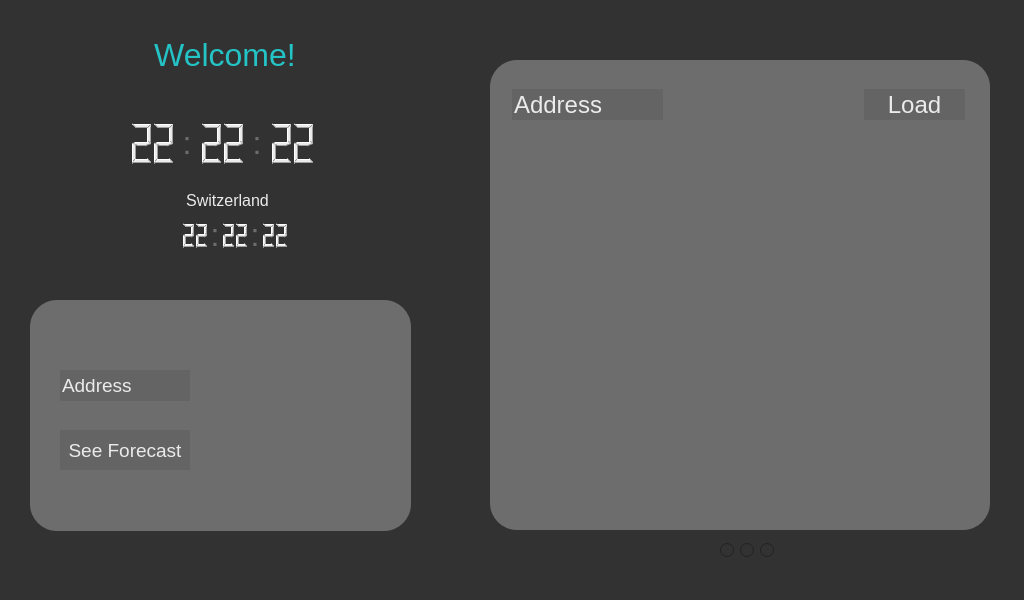
<?xml version="1.0" encoding="UTF-8"?>
<ui version="4.0">
 <class>MainWindow</class>
 <widget class="QMainWindow" name="MainWindow">
  <property name="geometry">
   <rect>
    <x>0</x>
    <y>0</y>
    <width>1024</width>
    <height>600</height>
   </rect>
  </property>
  <property name="windowTitle">
   <string>MainWindow</string>
  </property>
  <property name="styleSheet">
   <string notr="true">background-color: rgb(50, 50, 50)</string>
  </property>
  <widget class="QWidget" name="centralwidget">
   <widget class="QStackedWidget" name="stackedWidget">
    <property name="geometry">
     <rect>
      <x>440</x>
      <y>0</y>
      <width>581</width>
      <height>541</height>
     </rect>
    </property>
    <property name="currentIndex">
     <number>1</number>
    </property>
    <widget class="QWidget" name="todoListPage">
     <widget class="QTableView" name="ToDoList">
      <property name="geometry">
       <rect>
        <x>60</x>
        <y>70</y>
        <width>471</width>
        <height>451</height>
       </rect>
      </property>
      <property name="sizePolicy">
       <sizepolicy hsizetype="Fixed" vsizetype="Fixed">
        <horstretch>0</horstretch>
        <verstretch>0</verstretch>
       </sizepolicy>
      </property>
      <property name="accessibleDescription">
       <string/>
      </property>
      <property name="layoutDirection">
       <enum>Qt::LeftToRight</enum>
      </property>
      <property name="autoFillBackground">
       <bool>false</bool>
      </property>
      <property name="styleSheet">
       <string notr="true">background-color: rgb(109, 109, 109);
</string>
      </property>
      <property name="frameShape">
       <enum>QFrame::NoFrame</enum>
      </property>
      <property name="frameShadow">
       <enum>QFrame::Plain</enum>
      </property>
      <property name="showGrid">
       <bool>false</bool>
      </property>
     </widget>
     <widget class="QLabel" name="toDoListBack">
      <property name="geometry">
       <rect>
        <x>50</x>
        <y>60</y>
        <width>500</width>
        <height>470</height>
       </rect>
      </property>
      <property name="styleSheet">
       <string notr="true">background-color: rgb(109, 109, 109);
border-radius: 27%;</string>
      </property>
      <property name="frameShape">
       <enum>QFrame::NoFrame</enum>
      </property>
      <property name="text">
       <string/>
      </property>
     </widget>
     <zorder>toDoListBack</zorder>
     <zorder>ToDoList</zorder>
    </widget>
    <widget class="QWidget" name="mapPage">
     <widget class="QLabel" name="MapBackground">
      <property name="geometry">
       <rect>
        <x>50</x>
        <y>60</y>
        <width>500</width>
        <height>470</height>
       </rect>
      </property>
      <property name="styleSheet">
       <string notr="true">background-color: rgb(109, 109, 109);
border-radius: 27%</string>
      </property>
      <property name="text">
       <string/>
      </property>
     </widget>
     <widget class="QPushButton" name="MapLoadButton">
      <property name="enabled">
       <bool>true</bool>
      </property>
      <property name="geometry">
       <rect>
        <x>424</x>
        <y>89</y>
        <width>101</width>
        <height>31</height>
       </rect>
      </property>
      <property name="font">
       <font>
        <pointsize>18</pointsize>
        <kerning>false</kerning>
       </font>
      </property>
      <property name="autoFillBackground">
       <bool>false</bool>
      </property>
      <property name="styleSheet">
       <string notr="true">QPushButton#MapLoadButton{
background-color: rgb(100, 100, 100);
border-radius: 25%;
color: rgb(235, 235, 235);
}
QPushButton#MapLoadButton:hover
{
	
	border-color: rgb(30, 39, 67);
	
	
	background-color: rgb(130, 156, 208);
	color:rgb(204, 204, 204);
}</string>
      </property>
      <property name="text">
       <string>Load</string>
      </property>
      <property name="autoDefault">
       <bool>false</bool>
      </property>
      <property name="default">
       <bool>false</bool>
      </property>
      <property name="flat">
       <bool>false</bool>
      </property>
     </widget>
     <widget class="QLineEdit" name="AreaCodeLine">
      <property name="geometry">
       <rect>
        <x>72</x>
        <y>89</y>
        <width>151</width>
        <height>31</height>
       </rect>
      </property>
      <property name="font">
       <font>
        <pointsize>18</pointsize>
       </font>
      </property>
      <property name="layoutDirection">
       <enum>Qt::LeftToRight</enum>
      </property>
      <property name="styleSheet">
       <string notr="true">background-color: rgb(100, 100, 100);
border-color: rgb(109, 109, 109);
color: rgb(235, 235, 235);
border-radius:99%;</string>
      </property>
      <property name="text">
       <string>Address</string>
      </property>
      <property name="frame">
       <bool>false</bool>
      </property>
     </widget>
     <widget class="QLabel" name="Map">
      <property name="geometry">
       <rect>
        <x>70</x>
        <y>140</y>
        <width>461</width>
        <height>371</height>
       </rect>
      </property>
      <property name="styleSheet">
       <string notr="true">background-color: rgb(109, 109, 109);
border-radius: 27%;</string>
      </property>
      <property name="text">
       <string/>
      </property>
     </widget>
    </widget>
    <widget class="QWidget" name="imageDownloadPage">
     <widget class="QLabel" name="imageDownload">
      <property name="geometry">
       <rect>
        <x>50</x>
        <y>60</y>
        <width>500</width>
        <height>470</height>
       </rect>
      </property>
      <property name="styleSheet">
       <string notr="true">background-color: rgb(109, 109, 109);
border-radius: 27%;</string>
      </property>
      <property name="text">
       <string/>
      </property>
     </widget>
    </widget>
   </widget>
   <widget class="QLCDNumber" name="localHourLCD">
    <property name="geometry">
     <rect>
      <x>127</x>
      <y>118</y>
      <width>51</width>
      <height>51</height>
     </rect>
    </property>
    <property name="autoFillBackground">
     <bool>false</bool>
    </property>
    <property name="styleSheet">
     <string notr="true">color: rgb(235, 235, 235);
background-color: rgb(50, 50, 50)</string>
    </property>
    <property name="frameShape">
     <enum>QFrame::NoFrame</enum>
    </property>
    <property name="frameShadow">
     <enum>QFrame::Sunken</enum>
    </property>
    <property name="digitCount">
     <number>2</number>
    </property>
    <property name="segmentStyle">
     <enum>QLCDNumber::Filled</enum>
    </property>
    <property name="value" stdset="0">
     <double>22.000000000000000</double>
    </property>
   </widget>
   <widget class="QLCDNumber" name="localMinuteLCD">
    <property name="geometry">
     <rect>
      <x>197</x>
      <y>118</y>
      <width>51</width>
      <height>51</height>
     </rect>
    </property>
    <property name="styleSheet">
     <string notr="true">color: rgb(235, 235, 235);
background-color: rgb(50, 50, 50)</string>
    </property>
    <property name="frameShape">
     <enum>QFrame::NoFrame</enum>
    </property>
    <property name="digitCount">
     <number>2</number>
    </property>
    <property name="segmentStyle">
     <enum>QLCDNumber::Filled</enum>
    </property>
    <property name="value" stdset="0">
     <double>22.000000000000000</double>
    </property>
   </widget>
   <widget class="QLCDNumber" name="localSecondLCD">
    <property name="geometry">
     <rect>
      <x>267</x>
      <y>118</y>
      <width>51</width>
      <height>51</height>
     </rect>
    </property>
    <property name="styleSheet">
     <string notr="true">color: rgb(235, 235, 235);
background-color: rgb(50, 50, 50)</string>
    </property>
    <property name="frameShape">
     <enum>QFrame::NoFrame</enum>
    </property>
    <property name="digitCount">
     <number>2</number>
    </property>
    <property name="segmentStyle">
     <enum>QLCDNumber::Filled</enum>
    </property>
    <property name="value" stdset="0">
     <double>22.000000000000000</double>
    </property>
   </widget>
   <widget class="QLabel" name="Weather">
    <property name="geometry">
     <rect>
      <x>30</x>
      <y>300</y>
      <width>381</width>
      <height>231</height>
     </rect>
    </property>
    <property name="styleSheet">
     <string notr="true">background-color: rgb(109, 109, 109);
border-radius:27%;</string>
    </property>
    <property name="text">
     <string/>
    </property>
   </widget>
   <widget class="QLabel" name="colonOne">
    <property name="geometry">
     <rect>
      <x>177</x>
      <y>118</y>
      <width>20</width>
      <height>50</height>
     </rect>
    </property>
    <property name="font">
     <font>
      <pointsize>24</pointsize>
     </font>
    </property>
    <property name="styleSheet">
     <string notr="true">color: rgb(109, 109, 109);</string>
    </property>
    <property name="text">
     <string>:</string>
    </property>
    <property name="alignment">
     <set>Qt::AlignCenter</set>
    </property>
   </widget>
   <widget class="QLabel" name="colonTwo">
    <property name="geometry">
     <rect>
      <x>247</x>
      <y>118</y>
      <width>20</width>
      <height>50</height>
     </rect>
    </property>
    <property name="font">
     <font>
      <pointsize>24</pointsize>
     </font>
    </property>
    <property name="styleSheet">
     <string notr="true">color: rgb(109, 109, 109);</string>
    </property>
    <property name="text">
     <string>:</string>
    </property>
    <property name="alignment">
     <set>Qt::AlignCenter</set>
    </property>
   </widget>
   <widget class="QLabel" name="colonOne_2">
    <property name="geometry">
     <rect>
      <x>210</x>
      <y>210</y>
      <width>10</width>
      <height>50</height>
     </rect>
    </property>
    <property name="font">
     <font>
      <pointsize>24</pointsize>
     </font>
    </property>
    <property name="styleSheet">
     <string notr="true">color: rgb(109, 109, 109);</string>
    </property>
    <property name="text">
     <string>:</string>
    </property>
    <property name="alignment">
     <set>Qt::AlignCenter</set>
    </property>
   </widget>
   <widget class="QLabel" name="colonTwo_2">
    <property name="geometry">
     <rect>
      <x>250</x>
      <y>210</y>
      <width>10</width>
      <height>50</height>
     </rect>
    </property>
    <property name="font">
     <font>
      <pointsize>24</pointsize>
     </font>
    </property>
    <property name="styleSheet">
     <string notr="true">color: rgb(109, 109, 109);</string>
    </property>
    <property name="text">
     <string>:</string>
    </property>
    <property name="alignment">
     <set>Qt::AlignCenter</set>
    </property>
   </widget>
   <widget class="QLCDNumber" name="worldHourLCD">
    <property name="geometry">
     <rect>
      <x>180</x>
      <y>210</y>
      <width>30</width>
      <height>51</height>
     </rect>
    </property>
    <property name="styleSheet">
     <string notr="true">color: rgb(235, 235, 235);
background-color: rgb(50, 50, 50)</string>
    </property>
    <property name="frameShape">
     <enum>QFrame::NoFrame</enum>
    </property>
    <property name="digitCount">
     <number>2</number>
    </property>
    <property name="segmentStyle">
     <enum>QLCDNumber::Filled</enum>
    </property>
    <property name="value" stdset="0">
     <double>22.000000000000000</double>
    </property>
   </widget>
   <widget class="QLCDNumber" name="worldMinuteLCD">
    <property name="geometry">
     <rect>
      <x>220</x>
      <y>210</y>
      <width>30</width>
      <height>51</height>
     </rect>
    </property>
    <property name="styleSheet">
     <string notr="true">color: rgb(235, 235, 235);
background-color: rgb(50, 50, 50)</string>
    </property>
    <property name="frameShape">
     <enum>QFrame::NoFrame</enum>
    </property>
    <property name="digitCount">
     <number>2</number>
    </property>
    <property name="segmentStyle">
     <enum>QLCDNumber::Filled</enum>
    </property>
    <property name="value" stdset="0">
     <double>22.000000000000000</double>
    </property>
   </widget>
   <widget class="QLCDNumber" name="worldSecondLCD">
    <property name="geometry">
     <rect>
      <x>260</x>
      <y>210</y>
      <width>30</width>
      <height>51</height>
     </rect>
    </property>
    <property name="styleSheet">
     <string notr="true">color: rgb(235, 235, 235);
background-color: rgb(50, 50, 50);</string>
    </property>
    <property name="frameShape">
     <enum>QFrame::NoFrame</enum>
    </property>
    <property name="digitCount">
     <number>2</number>
    </property>
    <property name="segmentStyle">
     <enum>QLCDNumber::Filled</enum>
    </property>
    <property name="value" stdset="0">
     <double>22.000000000000000</double>
    </property>
   </widget>
   <widget class="QRadioButton" name="page1">
    <property name="geometry">
     <rect>
      <x>720</x>
      <y>540</y>
      <width>16</width>
      <height>20</height>
     </rect>
    </property>
    <property name="text">
     <string/>
    </property>
   </widget>
   <widget class="QRadioButton" name="page2">
    <property name="geometry">
     <rect>
      <x>740</x>
      <y>540</y>
      <width>16</width>
      <height>20</height>
     </rect>
    </property>
    <property name="text">
     <string/>
    </property>
   </widget>
   <widget class="QRadioButton" name="page3">
    <property name="geometry">
     <rect>
      <x>760</x>
      <y>540</y>
      <width>16</width>
      <height>20</height>
     </rect>
    </property>
    <property name="text">
     <string/>
    </property>
   </widget>
   <widget class="QLabel" name="forcastWeatherPicture">
    <property name="geometry">
     <rect>
      <x>280</x>
      <y>370</y>
      <width>85</width>
      <height>85</height>
     </rect>
    </property>
    <property name="styleSheet">
     <string notr="true">background-color: rgb(109, 109, 109);</string>
    </property>
    <property name="text">
     <string/>
    </property>
   </widget>
   <widget class="QLabel" name="GreetingLabel">
    <property name="geometry">
     <rect>
      <x>70</x>
      <y>10</y>
      <width>310</width>
      <height>90</height>
     </rect>
    </property>
    <property name="font">
     <font>
      <pointsize>24</pointsize>
     </font>
    </property>
    <property name="styleSheet">
     <string notr="true">color: rgb(36, 195, 197);
background-color: rgb(50, 50, 50)</string>
    </property>
    <property name="text">
     <string>Welcome!</string>
    </property>
    <property name="textFormat">
     <enum>Qt::PlainText</enum>
    </property>
    <property name="alignment">
     <set>Qt::AlignCenter</set>
    </property>
   </widget>
   <widget class="QLineEdit" name="zipCodeEdit">
    <property name="geometry">
     <rect>
      <x>60</x>
      <y>370</y>
      <width>130</width>
      <height>31</height>
     </rect>
    </property>
    <property name="font">
     <font>
      <pointsize>14</pointsize>
     </font>
    </property>
    <property name="styleSheet">
     <string notr="true">background-color: rgb(100, 100, 100);
border-color: rgb(109, 109, 109);
border-radius:99%;
color: rgb(235, 235, 235);</string>
    </property>
    <property name="text">
     <string>Address</string>
    </property>
   </widget>
   <widget class="QPushButton" name="weatherDownloadButton">
    <property name="geometry">
     <rect>
      <x>60</x>
      <y>430</y>
      <width>130</width>
      <height>40</height>
     </rect>
    </property>
    <property name="font">
     <font>
      <pointsize>14</pointsize>
     </font>
    </property>
    <property name="styleSheet">
     <string notr="true">QPushButton#weatherDownloadButton{
background-color: rgb(100, 100, 100);
border-radius: 25%;
color: rgb(235, 235, 235);
}
QPushButton#weatherDownloadButton:hover
{
	
	border-color: rgb(30, 39, 67);
	
	
	background-color: rgb(130, 156, 208);
	color:rgb(0, 0, 0)
}</string>
    </property>
    <property name="text">
     <string>See Forecast</string>
    </property>
   </widget>
   <widget class="QLabel" name="label">
    <property name="geometry">
     <rect>
      <x>172</x>
      <y>190</y>
      <width>111</width>
      <height>20</height>
     </rect>
    </property>
    <property name="font">
     <font>
      <pointsize>12</pointsize>
     </font>
    </property>
    <property name="styleSheet">
     <string notr="true">color: rgb(235, 235, 235);</string>
    </property>
    <property name="text">
     <string>Switzerland</string>
    </property>
    <property name="alignment">
     <set>Qt::AlignCenter</set>
    </property>
   </widget>
  </widget>
  <widget class="QMenuBar" name="menubar">
   <property name="geometry">
    <rect>
     <x>0</x>
     <y>0</y>
     <width>1024</width>
     <height>21</height>
    </rect>
   </property>
  </widget>
  <widget class="QStatusBar" name="statusbar"/>
 </widget>
 <resources/>
 <connections/>
</ui>
